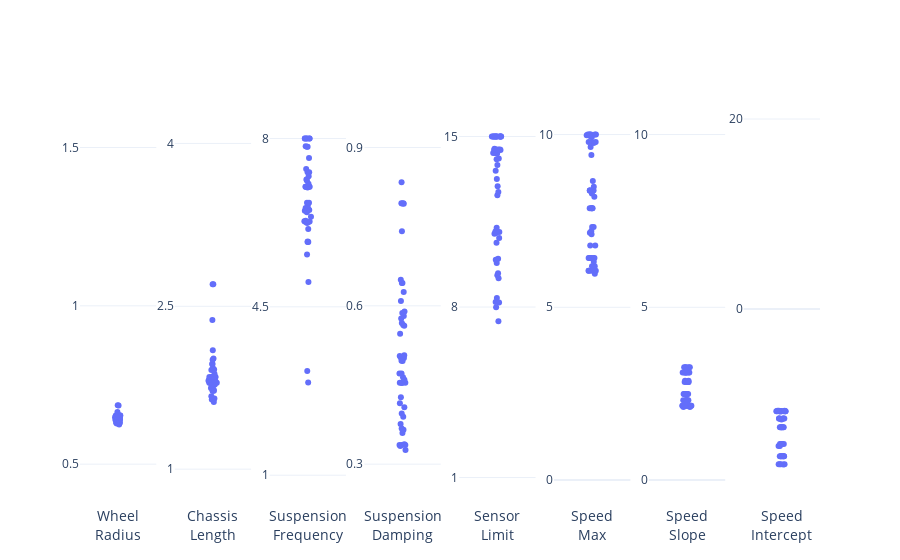

Notebook cell for this chart:
### Code cell
n = len(limits)

figures = [px.strip(df, y=name) for name in limits.keys()]

fig = make_subplots(rows=1, cols=n)

for i, (figure, name) in enumerate(zip(figures, limits.keys())):
    for trace in range(len(figure["data"])):
        fig.add_trace(figure["data"][trace], row=1, col=1 + i)

        lo, hi = limits[name]
        fig.update_yaxes(range=[lo * 0.9, hi * 1.1], row=1, col=1 + i)
        fig.update_yaxes(
            tickmode="array", tickvals=[lo, (lo + hi) / 2, hi], row=1, col=1 + i
        )
        fig.update_xaxes(title_text=name.replace(" ", "<br>"), row=1, col=1 + i)

fig.show()

### Figure 1 — Plotly figure (JSON) as saved in the notebook; plotly's stock layout.template omitted (floating-point values rounded to 4 significant figures)
{"data": [{"alignmentgroup": "True", "boxpoints": "all", "fillcolor": "rgba(255,255,255,0)", "hoveron": "points", "hovertemplate": "Wheel Radius=%{y}<extra></extra>", "legendgroup": "", "line": {"color": "rgba(255,255,255,0)"}, "marker": {"color": "#636efa"}, "name": "", "offsetgroup": "", "orientation": "v", "pointpos": 0, "showlegend": false, "type": "box", "x0": " ", "xaxis": "x", "y": [0.6535, 0.6535, 0.6535, 0.6535, 0.6447, 0.6447, 0.6484, 0.6484, 0.6535, 0.6548, 0.6308, 0.6535, 0.6461, 0.6484, 0.6311, 0.6535, 0.6535, 0.6646, 0.6445, 0.6484, 0.6415, 0.6853, 0.6406, 0.6406, 0.6406, 0.6406, 0.6406, 0.6406, 0.65, 0.6445, 0.6281, 0.6475, 0.6535, 0.6484, 0.6484, 0.6254, 0.642, 0.6311, 0.6308, 0.642, 0.6864, 0.6311, 0.6308, 0.6308, 0.6311, 0.6535, 0.6406, 0.6447, 0.6406, 0.6328], "y0": " ", "yaxis": "y"}, {"alignmentgroup": "True", "boxpoints": "all", "fillcolor": "rgba(255,255,255,0)", "hoveron": "points", "hovertemplate": "Chassis Length=%{y}<extra></extra>", "legendgroup": "", "line": {"color": "rgba(255,255,255,0)"}, "marker": {"color": "#636efa"}, "name": "", "offsetgroup": "", "orientation": "v", "pointpos": 0, "showlegend": false, "type": "box", "x0": " ", "xaxis": "x2", "y": [1.848, 1.848, 1.848, 1.848, 1.809, 1.809, 1.779, 1.779, 1.848, 1.809, 1.722, 1.931, 2.374, 1.918, 1.817, 1.848, 1.848, 2.704, 1.804, 1.779, 1.743, 1.65, 1.797, 1.797, 1.797, 1.797, 1.797, 1.797, 1.722, 1.733, 1.968, 2.094, 1.968, 2.019, 1.641, 1.815, 1.816, 1.815, 1.747, 1.816, 2.704, 1.671, 1.722, 1.879, 1.815, 1.848, 1.619, 1.913, 1.823, 2.008], "y0": " ", "yaxis": "y2"}, {"alignmentgroup": "True", "boxpoints": "all", "fillcolor": "rgba(255,255,255,0)", "hoveron": "points", "hovertemplate": "Suspension Frequency=%{y}<extra></extra>", "legendgroup": "", "line": {"color": "rgba(255,255,255,0)"}, "marker": {"color": "#636efa"}, "name": "", "offsetgroup": "", "orientation": "v", "pointpos": 0, "showlegend": false, "type": "box", "x0": " ", "xaxis": "x3", "y": [5.846, 5.846, 6.979, 6.996, 6.661, 6.661, 6.266, 6.266, 6.996, 6.6, 7.128, 6.554, 7.365, 5.859, 6.51, 6.996, 6.996, 2.924, 7.298, 6.464, 7.593, 7.84, 8, 8, 8, 8, 8, 7.057, 7.213, 7.298, 6.504, 8, 6.526, 6.266, 6.498, 6.276, 6.513, 5.586, 6.117, 6.371, 3.167, 7.15, 6.289, 6.546, 5.014, 6.996, 7.826, 6.24, 7.826, 6.278], "y0": " ", "yaxis": "y3"}, {"alignmentgroup": "True", "boxpoints": "all", "fillcolor": "rgba(255,255,255,0)", "hoveron": "points", "hovertemplate": "Suspension Damping=%{y}<extra></extra>", "legendgroup": "", "line": {"color": "rgba(255,255,255,0)"}, "marker": {"color": "#636efa"}, "name": "", "offsetgroup": "", "orientation": "v", "pointpos": 0, "showlegend": false, "type": "box", "x0": " ", "xaxis": "x4", "y": [0.4543, 0.4543, 0.5636, 0.4153, 0.3364, 0.3364, 0.6431, 0.6431, 0.3962, 0.3899, 0.7942, 0.4543, 0.4597, 0.7415, 0.4649, 0.3376, 0.4543, 0.3344, 0.5677, 0.6261, 0.3759, 0.359, 0.4716, 0.4716, 0.501, 0.5047, 0.5066, 0.3651, 0.8344, 0.5894, 0.5022, 0.5759, 0.5022, 0.6094, 0.7937, 0.4541, 0.5622, 0.4959, 0.7942, 0.5809, 0.3676, 0.5867, 0.6496, 0.7934, 0.3269, 0.4956, 0.4269, 0.3364, 0.4081, 0.547], "y0": " ", "yaxis": "y4"}, {"alignmentgroup": "True", "boxpoints": "all", "fillcolor": "rgba(255,255,255,0)", "hoveron": "points", "hovertemplate": "Sensor Limit=%{y}<extra></extra>", "legendgroup": "", "line": {"color": "rgba(255,255,255,0)"}, "marker": {"color": "#636efa"}, "name": "", "offsetgroup": "", "orientation": "v", "pointpos": 0, "showlegend": false, "type": "box", "x0": " ", "xaxis": "x5", "y": [15, 15, 14.07, 15, 14.32, 14.1, 11.01, 11.08, 14.47, 14.32, 9.385, 15, 12.96, 8.207, 9.944, 15, 14.47, 12.59, 11.09, 10.83, 14.5, 15, 15, 14.3, 15, 15, 13.83, 15, 11.04, 11.1, 14.45, 8.19, 14.45, 9.813, 9.311, 9.184, 13.6, 10.63, 7.418, 15, 13.26, 7.991, 9.987, 11.26, 8.373, 14.47, 15, 15, 15, 12.73], "y0": " ", "yaxis": "y5"}, {"alignmentgroup": "True", "boxpoints": "all", "fillcolor": "rgba(255,255,255,0)", "hoveron": "points", "hovertemplate": "Speed Max=%{y}<extra></extra>", "legendgroup": "", "line": {"color": "rgba(255,255,255,0)"}, "marker": {"color": "#636efa"}, "name": "", "offsetgroup": "", "orientation": "v", "pointpos": 0, "showlegend": false, "type": "box", "x0": " ", "xaxis": "x6", "y": [10, 10, 9.92, 9.766, 8.377, 8.377, 7.87, 7.87, 9.766, 8.197, 7.32, 9.406, 10, 10, 6.059, 9.766, 9.955, 8.292, 6.788, 7.87, 8.381, 8.49, 6.43, 6.43, 6.43, 6.43, 6.43, 6.43, 6.318, 6.788, 10, 8.654, 10, 7.87, 7.87, 6.059, 9.784, 5.972, 7.32, 9.784, 7.206, 6.059, 7.159, 7.11, 6.059, 9.982, 6.186, 8.377, 6.186, 9.64], "y0": " ", "yaxis": "y6"}, {"alignmentgroup": "True", "boxpoints": "all", "fillcolor": "rgba(255,255,255,0)", "hoveron": "points", "hovertemplate": "Speed Slope=%{y}<extra></extra>", "legendgroup": "", "line": {"color": "rgba(255,255,255,0)"}, "marker": {"color": "#636efa"}, "name": "", "offsetgroup": "", "orientation": "v", "pointpos": 0, "showlegend": false, "type": "box", "x0": " ", "xaxis": "x7", "y": [2.151, 2.151, 2.151, 2.148, 2.307, 2.307, 2.489, 2.489, 2.148, 2.307, 2.84, 2.148, 2.151, 2.489, 3.266, 2.148, 2.148, 2.307, 2.875, 2.489, 2.307, 2.151, 3.111, 3.111, 3.111, 3.111, 3.111, 3.111, 2.84, 2.875, 2.151, 2.489, 2.151, 2.489, 2.489, 3.266, 2.111, 3.266, 2.84, 2.111, 2.307, 3.266, 2.84, 2.84, 3.266, 2.148, 3.111, 2.307, 3.111, 2.151], "y0": " ", "yaxis": "y7"}, {"alignmentgroup": "True", "boxpoints": "all", "fillcolor": "rgba(255,255,255,0)", "hoveron": "points", "hovertemplate": "Speed Intercept=%{y}<extra></extra>", "legendgroup": "", "line": {"color": "rgba(255,255,255,0)"}, "marker": {"color": "#636efa"}, "name": "", "offsetgroup": "", "orientation": "v", "pointpos": 0, "showlegend": false, "type": "box", "x0": " ", "xaxis": "x8", "y": [-10.75, -10.75, -10.75, -10.75, -11.53, -11.53, -12.45, -12.45, -10.75, -11.53, -14.2, -10.75, -10.75, -12.45, -16.33, -10.75, -10.75, -11.53, -14.42, -12.45, -11.63, -10.75, -15.51, -15.51, -15.51, -15.51, -15.51, -15.51, -14.2, -14.42, -10.75, -12.45, -10.75, -12.45, -12.45, -16.33, -10.71, -16.33, -14.2, -10.71, -11.53, -16.36, -14.2, -14.2, -16.33, -10.75, -15.51, -11.53, -15.51, -10.71], "y0": " ", "yaxis": "y8"}], "layout": {"xaxis": {"anchor": "y", "domain": [0, 0.1031], "title": {"text": "Wheel<br>Radius"}}, "xaxis2": {"anchor": "y2", "domain": [0.1281, 0.2312], "title": {"text": "Chassis<br>Length"}}, "xaxis3": {"anchor": "y3", "domain": [0.2562, 0.3594], "title": {"text": "Suspension<br>Frequency"}}, "xaxis4": {"anchor": "y4", "domain": [0.3844, 0.4875], "title": {"text": "Suspension<br>Damping"}}, "xaxis5": {"anchor": "y5", "domain": [0.5125, 0.6156], "title": {"text": "Sensor<br>Limit"}}, "xaxis6": {"anchor": "y6", "domain": [0.6406, 0.7438], "title": {"text": "Speed<br>Max"}}, "xaxis7": {"anchor": "y7", "domain": [0.7688, 0.8719], "title": {"text": "Speed<br>Slope"}}, "xaxis8": {"anchor": "y8", "domain": [0.8969, 1], "title": {"text": "Speed<br>Intercept"}}, "yaxis": {"anchor": "x", "domain": [0, 1], "range": [0.45, 1.65], "tickmode": "array", "tickvals": [0.5, 1, 1.5]}, "yaxis2": {"anchor": "x2", "domain": [0, 1], "range": [0.9, 4.4], "tickmode": "array", "tickvals": [1, 2.5, 4]}, "yaxis3": {"anchor": "x3", "domain": [0, 1], "range": [0.9, 8.8], "tickmode": "array", "tickvals": [1, 4.5, 8]}, "yaxis4": {"anchor": "x4", "domain": [0, 1], "range": [0.27, 0.99], "tickmode": "array", "tickvals": [0.3, 0.6, 0.9]}, "yaxis5": {"anchor": "x5", "domain": [0, 1], "range": [0.9, 16.5], "tickmode": "array", "tickvals": [1, 8, 15]}, "yaxis6": {"anchor": "x6", "domain": [0, 1], "range": [0, 11], "tickmode": "array", "tickvals": [0, 5, 10]}, "yaxis7": {"anchor": "x7", "domain": [0, 1], "range": [0, 11], "tickmode": "array", "tickvals": [0, 5, 10]}, "yaxis8": {"anchor": "x8", "domain": [0, 1], "range": [-18, 22], "tickmode": "array", "tickvals": [-20, 0, 20]}}}
